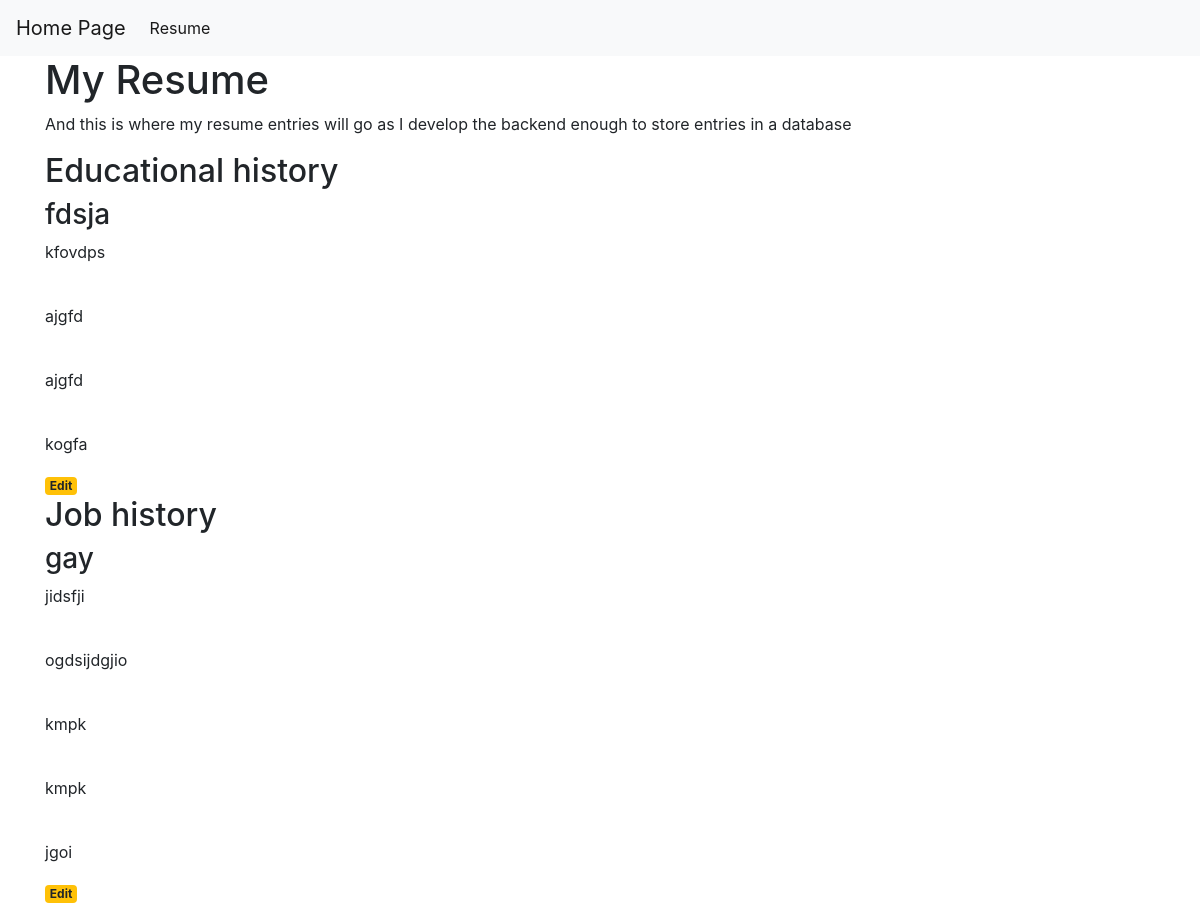
The app's page /resume, older data.
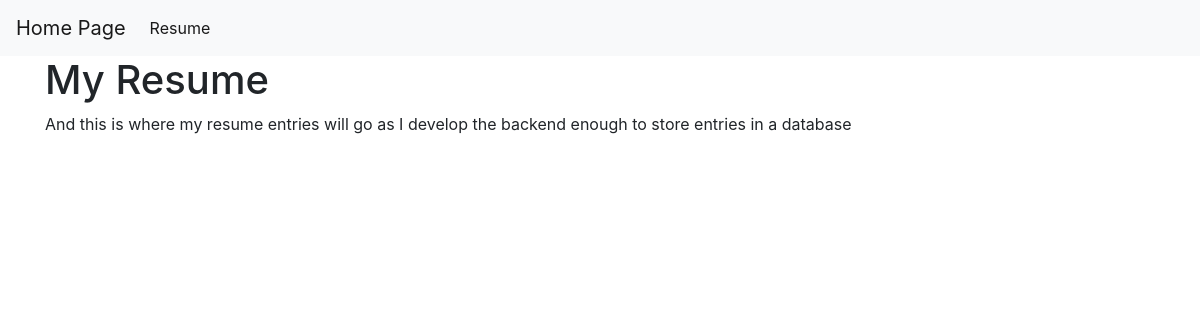
The same page, newer data.
### tables this page shows
CREATE TABLE res_it (
	id INTEGER PRIMARY KEY AUTOINCREMENT,
	name TEXT NOT NULL,
	title TEXT,
	start TEXT,
	end TEXT,
	content TEXT,
	type TEXT NOT NULL
);

### resume.py (the view)
@app.route('/resume')
def resume():
	conn = get_db_connection()
	edus = conn.execute("SELECT * FROM res_it WHERE type='edu'").fetchall()
	jobs = conn.execute("SELECT * FROM res_it WHERE type='job'").fetchall()
	conn.close()
	return render_template('resume.html', edus=edus, jobs=jobs)

### resume.py (called while the page is built)
def get_db_connection():
	conn = sqlite3.connect('database.db')
	conn.row_factory = sqlite3.Row
	return conn

### templates/resume.html
{% extends 'base.html' %}
{% block content %}
<h1>{% block title %}My Resume{% endblock %}</h1>
	<p>And this is where my resume entries will go as I develop the backend enough to store entries in a database</p>
	{% if edus %}
	<h2>Educational history</h2>
	{% for edu in edus %}
	<h3> {{edu['name']}} </h3>
		<p>{{ edu['start'] }}</p><br/>
		<p>{{ edu['end'] }}</p><br/>
		<p>{{ edu['end'] }}</p><br/>
		<p>{{ edu['content'] }}</p>
		<a href="{{ url_for('edit', id=edu['id']) }}">
			<span class="badge badge-warning">Edit</span>
		</a>
	{% endfor %}
	{% endif %}
	{% if jobs %}
	<h2>Job history</h2>
	{% for job in jobs %}
		<h3> {{job['name']}} </h3>
		<p>{{ job['title'] }}</p><br/>
		<p>{{ job['start'] }}</p><br/>
		<p>{{ job['end'] }}</p><br/>
		<p>{{ job['end'] }}</p><br/>
		<p>{{ job['content'] }}</p>
		<a href="{{ url_for('edit', id=job['id']) }}">
			<span class="badge badge-warning">Edit</span>
		</a>
	{% endfor %}
	{% endif %}
{% endblock %}

### templates/base.html (shortened to what this page needs)
<!doctype html>
<html lang="en">
  <head>
    <link rel="stylesheet" href="https://stackpath.bootstrapcdn.com/bootstrap/4.3.1/css/bootstrap.min.css">
  </head>
  <body>
    <nav class="navbar navbar-expand-md navbar-light bg-light">
        <a class="navbar-brand" href="{{ url_for('index')}}">Home Page</a>
        <div class="collapse navbar-collapse" id="navbarNav">
            <ul class="navbar-nav">
            <li class="nav-item active">
				<a class="nav-link" href="{{ url_for('resume')}}">Resume</a>
			</li>
            </ul>
        </div>
    </nav>
    <div class="container">
        {% block content %} {% endblock %}
    </div>
  </body>
</html>

Row changes from the older to the newer data that the page shows:
removed res_it: name "fdsja", start "kfovdps", end "ajgfd", content "kogfa", shown under "Educational history"
removed res_it: name "gay", title "jidsfji", start "ogdsijdgjio", end "kmpk", content "jgoi", shown under "Job history"
Text that changed along with them:
text no longer shown: "Educational history Job history"
